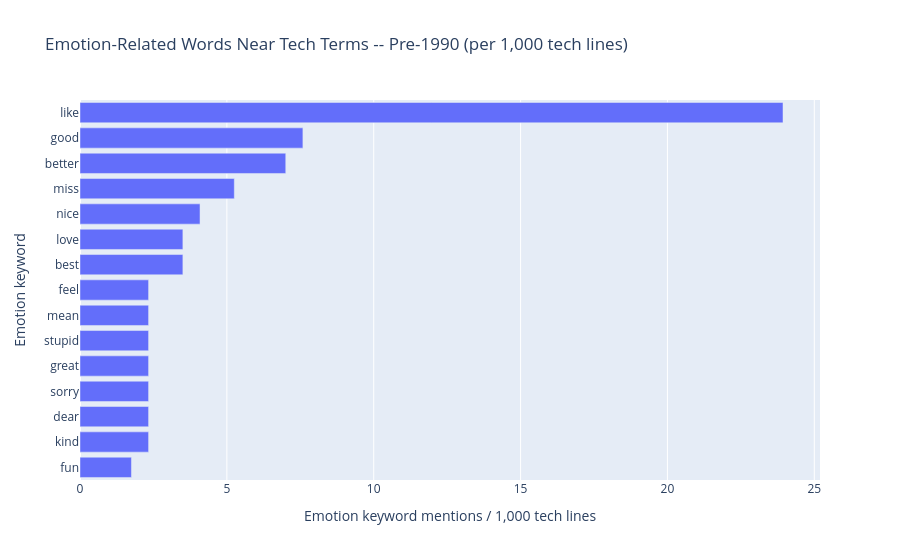
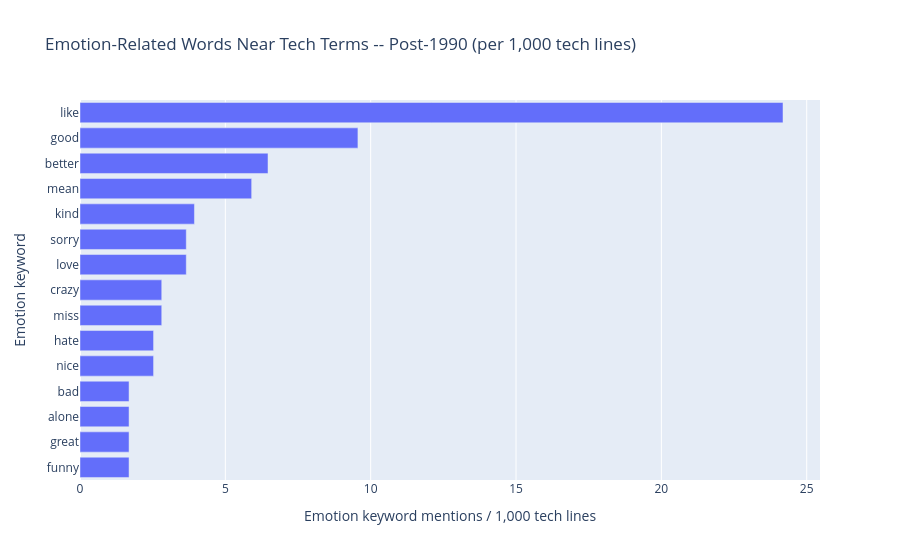

Notebook source saved alongside these figures, in order:
### Markdown cell above
**Question 2:** Which **emotion-related** words appear near technology terms in film dialogue, and how does that vocabulary shift between the pre-1990 and post-1990 corpora? Analysis uses a **curated affect/attitude lexicon** in the Q2 code cell below (not all neighbors), and reports rates **per 1,000 dialogue lines that contain a technology term** so the two eras are comparable.

### Code cell
# Curated affect / attitude vocabulary for Q2. Neighbors of tech terms are counted
# only if they appear in this set—so we study emotion around technology, not
# generic glue words (know, use, time, said, call, make, right, help, etc.).
EMOTION_LEXICON = frozenset(
    """
    love loved loves loving hate hated hates dislike disliked
    like liked likes unlike
    miss missed missing
    scared scary scares fear feared fears afraid frightening frightened
    worried worry worries worrying
    hope hoped hopes hoping hopeless hopeful
    happy happily happier happiness unhappy sadness sad sadly sadder angrier angry madder mad upset upsets
    trust trusted trusting distrust distrusted
    lie lied lies lying honest honesty truthful truth
    terrible terribly awful horribly horrible bad worse worst
    good better best great greater greatly amazing amazed wonder wonderful
    nicely nice sweeter sweet dearest dear darling precious
    evil wicked creep creeps creepy weird weirder strangest strange oddest odd
    funny funnier funniest fun
    dumb stupid stupidity idiot idiots insane insanity crazy craziest
    sick sicker safest safe safely danger dangerous endangered
    hurt hurts hurting painfully painful pain
    sorry shame ashamed shameful proud proudly
    disgusting disgusted gross
    beautiful beautifully ugliness ugly uglier
    lonely lonelier alone helpless
    depressing depressed depression
    anxious anxiety anxiously nervous nervously calm calmer relaxed relaxing
    stress stressful stressed
    surprised surprising shock shocked shocking
    exciting excited excitement boring bored
    disappointed disappointing disappointment
    glad gladly gratitude grateful appreciate appreciated
    cruel cruelty kind kindly kindness gentle gentler meanness mean
    jealous jealousy envy envious guilty guilt innocence innocent blame blamed forgive forgiven
    panic panicked terrifying terror horrified horrifying nightmare dream dreams dreamed
    pathetic pity disaster disastrous hopeless hopelessness stunning stunningly brilliant
    fool foolish genius disgust joy joyous miserable misery horror horrors frighten
    appalling appalled outrage outraged furious fury rage
    feel felt feeling feelings
    betrayed betrayal betray adore adored adores
    """.split()
)


def get_emotion_neighbors(text, term, window=5):
    """Words within a window of a tech term that appear in EMOTION_LEXICON only."""
    words = re.findall(r"\b\w+\b", str(text).lower())
    found = []
    for i, word in enumerate(words):
        if word != term:
            continue
        start = max(0, i - window)
        end = min(len(words), i + window + 1)
        neighbors = words[start:i] + words[i + 1 : end]
        for w in neighbors:
            if w in EMOTION_LEXICON:
                found.append(w)
    return found


print("Emotion-neighbor helper defined.")

# Split into pre-1990 and post-1990 periods.
# Top emotion lexicon hits near tech terms, normalized per 1,000 tech-containing lines.
tech_lines = df[df["has_tech"]].copy()
early = tech_lines[tech_lines["decade"] < 1990]
late = tech_lines[tech_lines["decade"] >= 1990]

# Same technology tokens as fetch_cornell.py (word-boundary match, not substring).
FOCUS_TERMS = [
    "phone", "telephone", "radio", "television", "tv", "call", "signal",
    "computer", "internet", "online", "email", "app", "algorithm",
    "ai", "robot", "digital", "machine", "screen", "device", "network", "data",
]


def top_emotion_words(subset, n=15):
    all_words = []
    for _, row in subset.iterrows():
        text = str(row["text"])
        text_lower = text.lower()
        for term in FOCUS_TERMS:
            if re.search(rf"\b{re.escape(term)}\b", text_lower):
                all_words.extend(get_emotion_neighbors(text, term))
    n_lines = max(len(subset), 1)
    counts = Counter(all_words)
    ranked = counts.most_common(n)
    return [(w, c / n_lines * 1000.0) for w, c in ranked]


print("Computing emotion-keyword rates for pre-1990 lines...")
early_words = top_emotion_words(early)
print("Computing emotion-keyword rates for post-1990 lines...")
late_words = top_emotion_words(late)

early_df = pd.DataFrame(early_words, columns=["word", "per_1000_tech_lines"])
late_df = pd.DataFrame(late_words, columns=["word", "per_1000_tech_lines"])

fig2a = px.bar(
    early_df.sort_values("per_1000_tech_lines"),
    x="per_1000_tech_lines",
    y="word",
    orientation="h",
    title="Emotion-Related Words Near Tech Terms -- Pre-1990 (per 1,000 tech lines)",
    labels={
        "per_1000_tech_lines": "Emotion keyword mentions / 1,000 tech lines",
        "word": "Emotion keyword",
    },
)
fig2a.write_image("chart2a_emotion_near_tech_pre1990.png")
fig2a.show()

fig2b = px.bar(
    late_df.sort_values("per_1000_tech_lines"),
    x="per_1000_tech_lines",
    y="word",
    orientation="h",
    title="Emotion-Related Words Near Tech Terms -- Post-1990 (per 1,000 tech lines)",
    labels={
        "per_1000_tech_lines": "Emotion keyword mentions / 1,000 tech lines",
        "word": "Emotion keyword",
    },
)
fig2b.write_image("chart2b_emotion_near_tech_post1990.png")
fig2b.show()

### Figure 1 — Plotly figure (JSON) as saved in the notebook; plotly's stock layout.template omitted (floating-point values rounded to 4 significant figures)
{"data": [{"hovertemplate": "Emotion keyword mentions / 1,000 tech lines=%{x}<br>Emotion keyword=%{y}<extra></extra>", "legendgroup": "", "marker": {"color": "#636efa", "pattern": {"shape": ""}}, "name": "", "orientation": "h", "showlegend": false, "textposition": "auto", "type": "bar", "x": [1.751, 2.335, 2.335, 2.335, 2.335, 2.335, 2.335, 2.335, 3.503, 3.503, 4.086, 5.254, 7.005, 7.589, 23.93], "xaxis": "x", "y": ["fun", "kind", "dear", "sorry", "great", "stupid", "mean", "feel", "best", "love", "nice", "miss", "better", "good", "like"], "yaxis": "y"}], "layout": {"barmode": "relative", "legend": {"tracegroupgap": 0}, "title": {"text": "Emotion-Related Words Near Tech Terms -- Pre-1990 (per 1,000 tech lines)"}, "xaxis": {"anchor": "y", "domain": [0, 1], "title": {"text": "Emotion keyword mentions / 1,000 tech lines"}}, "yaxis": {"anchor": "x", "domain": [0, 1], "title": {"text": "Emotion keyword"}}}}

### Figure 2 — Plotly figure (JSON) as saved in the notebook; plotly's stock layout.template omitted (floating-point values rounded to 4 significant figures)
{"data": [{"hovertemplate": "Emotion keyword mentions / 1,000 tech lines=%{x}<br>Emotion keyword=%{y}<extra></extra>", "legendgroup": "", "marker": {"color": "#636efa", "pattern": {"shape": ""}}, "name": "", "orientation": "h", "showlegend": false, "textposition": "auto", "type": "bar", "x": [1.687, 1.687, 1.687, 1.687, 2.531, 2.531, 2.812, 2.812, 3.656, 3.656, 3.937, 5.906, 6.468, 9.561, 24.18], "xaxis": "x", "y": ["funny", "great", "alone", "bad", "nice", "hate", "miss", "crazy", "love", "sorry", "kind", "mean", "better", "good", "like"], "yaxis": "y"}], "layout": {"barmode": "relative", "legend": {"tracegroupgap": 0}, "title": {"text": "Emotion-Related Words Near Tech Terms -- Post-1990 (per 1,000 tech lines)"}, "xaxis": {"anchor": "y", "domain": [0, 1], "title": {"text": "Emotion keyword mentions / 1,000 tech lines"}}, "yaxis": {"anchor": "x", "domain": [0, 1], "title": {"text": "Emotion keyword"}}}}
